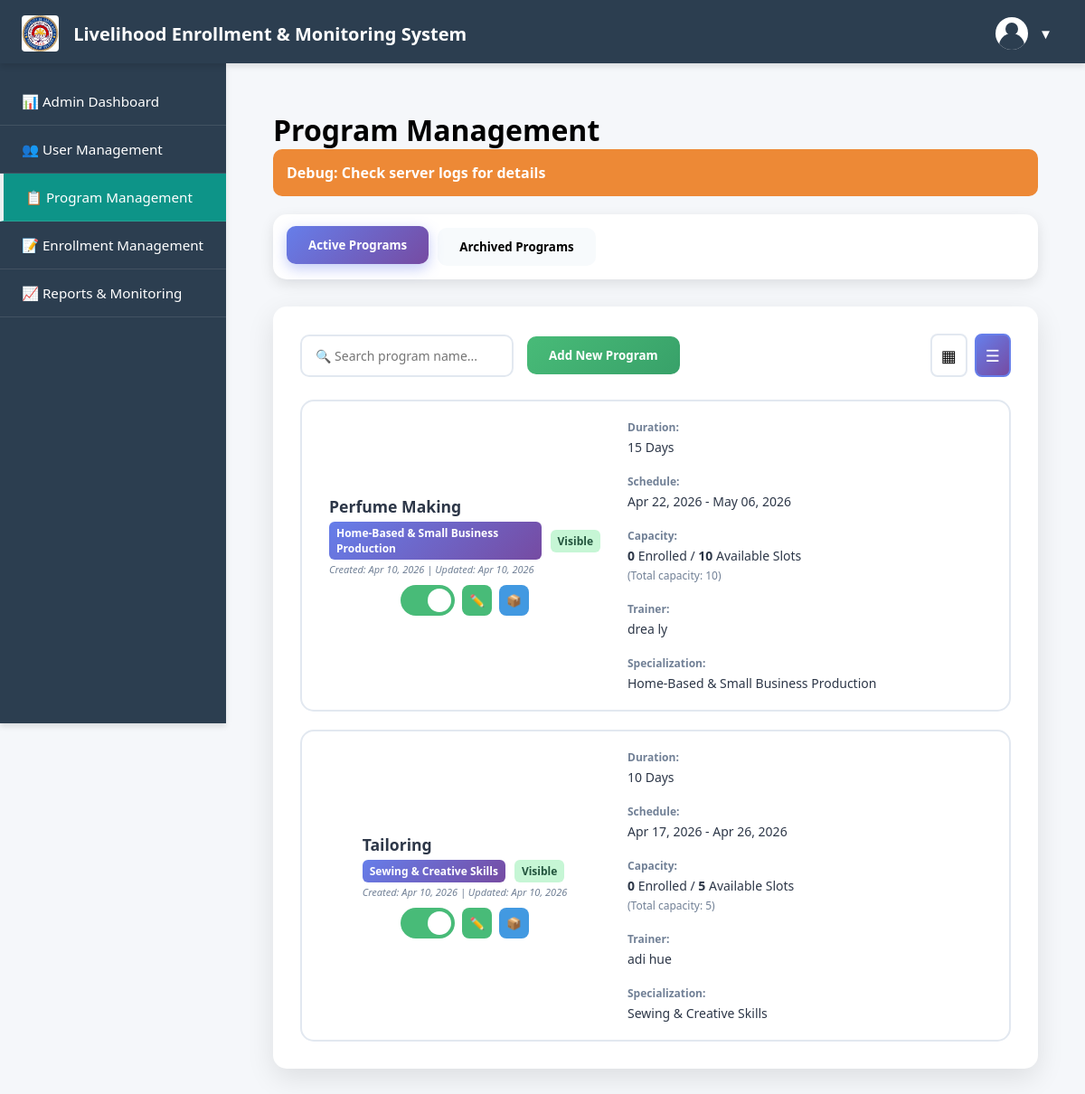
The app's page /admin/program-management.php (signed in) with its own data.
### tables this page shows
CREATE TABLE `programs` (
  `id` int(11) NOT NULL,
  `name` varchar(255) NOT NULL,
  `duration` int(11) NOT NULL DEFAULT 0,
  `durationUnit` varchar(50) NOT NULL DEFAULT 'Days',
  `scheduleStart` date DEFAULT NULL,
  `scheduleEnd` date DEFAULT NULL,
  `trainer_id` int(11) DEFAULT NULL,
  `trainer` varchar(255) DEFAULT NULL,
  `slotsAvailable` int(11) NOT NULL DEFAULT 0,
  `created_at` timestamp NOT NULL DEFAULT current_timestamp(),
  `updated_at` timestamp NOT NULL DEFAULT current_timestamp() ON UPDATE current_timestamp(),
  `other_trainer` text DEFAULT '-',
  `status` enum('active','deactivated') DEFAULT 'active',
  `archived_at` datetime DEFAULT NULL,
  `category_id` int(11) DEFAULT NULL,
  `duration_unit` varchar(50) DEFAULT 'Days',
  `is_archived` tinyint(1) DEFAULT 0,
  `total_slots` int(11) DEFAULT 0,
  `archived` tinyint(1) DEFAULT 0,
  `show_on_index` tinyint(1) DEFAULT 0
);

CREATE TABLE `program_categories` (
  `id` int(11) NOT NULL,
  `name` varchar(100) NOT NULL,
  `specialization` varchar(255) DEFAULT NULL,
  `description` text DEFAULT NULL,
  `created_at` timestamp NOT NULL DEFAULT current_timestamp(),
  `is_default` tinyint(1) DEFAULT 0,
  `status` enum('active','inactive') DEFAULT 'active',
  `updated_at` timestamp NULL DEFAULT current_timestamp() ON UPDATE current_timestamp()
);

### admin/program-management.php (the view, shortened to what this page needs)
<?php
include __DIR__ . '/../db.php';
function getProgramSlots($conn, $program_id) {
    $sql = "SELECT
                COALESCE(total_slots, 0) as total_slots,
                COALESCE(slotsAvailable, 0) as slots_available
            FROM programs WHERE id = ?";
    $stmt = $conn->prepare($sql);
    $stmt->bind_param("i", $program_id);
    $stmt->execute();
    $result = $stmt->get_result();
    $slots = $result->fetch_assoc();
    return [
        'total_slots' => $slots['total_slots'] ?? 0,
        'slots_available' => $slots['slots_available'] ?? 0
    ];
}
function getAvailableSlots($conn, $program_id) {
    $slot_data = getProgramSlots($conn, $program_id);
    $total_slots = $slot_data['total_slots'];
    $enrolled_count = getEnrollmentCount($conn, $program_id);
    $available_slots = $total_slots - $enrolled_count;
    $available_slots = max(0, $available_slots);
    return $available_slots;
}
function getEnrollmentCount($conn, $program_id) {
    $sql = "SELECT COUNT(*) as count FROM enrollments
            WHERE program_id = ? AND enrollment_status IN ('approved', 'pending')";
    $stmt = $conn->prepare($sql);
    $stmt->bind_param("i", $program_id);
    $stmt->execute();
    $result = $stmt->get_result();
    $count = $result->fetch_assoc()['count'];
    return $count;
}
$programs = [];
$result = $conn->query("SELECT p.*, pc.name as category_name, pc.specialization as category_specialization
                        FROM programs p
                        LEFT JOIN program_categories pc ON p.category_id = pc.id
                        WHERE p.status = 'active'
                        ORDER BY p.created_at DESC");
if ($result) {
    while ($row = $result->fetch_assoc()) {
        $row['enrolled_count'] = getEnrollmentCount($conn, $row['id']);
        $slot_data = getProgramSlots($conn, $row['id']);
        $row['totalSlots'] = $slot_data['total_slots'];
        $row['available_slots'] = getAvailableSlots($conn, $row['id']);
        $calculated_available = max(0, $row['totalSlots'] - $row['enrolled_count']);
        $row['slots_out_of_sync'] = ($row['available_slots'] != $calculated_available);
        $programs[] = $row;
    }
} else {
    error_log("Error fetching programs: " . $conn->error);
}
include '../components/header.php';
?>
<!DOCTYPE html>
<html lang="en">
<head>
</head>
<body>
    <div class="container">
        <h1>Program Management</h1>
        <?php if (isset($_SESSION['debug'])): ?>
            <div class="alert alert-warning">Debug: <?= $_SESSION['debug']; unset($_SESSION['debug']); ?></div>
        <?php endif; ?>
        <div class="nav-tabs">
            <button class="nav-tab active" onclick="showSection('active-programs')"> Active Programs</button>
            <button class="nav-tab" onclick="showSection('archived-programs')"> Archived Programs</button>
        </div>
        <div id="active-programs" class="content-section active">
            <div class="filters">
                <input type="text" class="search-input" id="searchInput" placeholder="🔍 Search program name...">
                <button class="add-btn" onclick="openProgramModal()"><span> Add New Program</span></button>
                <div class="view-toggle">
                    <button class="view-btn" onclick="toggleView('card')" id="cardViewBtn" title="Card View">▦</button>
                    <button class="view-btn active" onclick="toggleView('list')" id="listViewBtn" title="List View">☰</button>
                </div>
            </div>
            <div class="program-grid list-view" id="activeProgramsGrid">
                <?php foreach ($programs as $program): ?>
                <div class="program-card" onclick="viewProgram(<?= htmlspecialchars(json_encode($program), ENT_QUOTES, 'UTF-8') ?>)">
                    <div class="program-header">
                        <div>
                            <h3 class="program-title"><?= htmlspecialchars($program['name']) ?></h3>
                            <div style="display: flex; gap: 10px; align-items: center; margin-top: 5px;">
                                <div class="category-badge"><?= !empty($program['category_name']) ? htmlspecialchars($program['category_name']) : 'Uncategorized' ?></div>
                                <div class="index-status <?= $program['show_on_index'] ? 'index-status-on' : 'index-status-off' ?>">
                                    <?= $program['show_on_index'] ? ' Visible' : ' Hidden' ?>
                                </div>
                            </div>
                            <div class="date-info">
                                Created: <?= date('M d, Y', strtotime($program['created_at'])) ?> |
                                Updated: <?= date('M d, Y', strtotime($program['updated_at'])) ?>
                            </div>
                        </div>
                        <div class="program-actions">
                            <label class="switch" onclick="event.stopPropagation();">
                                <span class="slider"></span>
                            </label>
                            <button class="action-btn edit-btn"
                                    onclick="event.stopPropagation(); editProgram(<?= htmlspecialchars(json_encode($program), ENT_QUOTES, 'UTF-8') ?>)"
                                    title="Edit"
                                    <?= $program['enrolled_count'] > 0 ? 'disabled style="opacity: 0.5; cursor: not-allowed;"' : '' ?>>
                                ✏️
                            </button>
                            <button class="action-btn archive-btn" onclick="event.stopPropagation(); archiveProgram(<?= $program['id'] ?>)" title="Archive">📦</button>
                        </div>
                    </div>
                    <div class="program-details">
                        <div class="detail-row"><span>Duration:</span><span><?= $program['duration'] ?> Days</span></div>
                        <div class="detail-row"><span>Schedule:</span><span><?= date('M d, Y', strtotime($program['scheduleStart'])) ?> - <?= date('M d, Y', strtotime($program['scheduleEnd'])) ?></span></div>
                        <div class="detail-row">
                            <span>Capacity:</span>
                            <span>
                                <strong><?= $program['enrolled_count'] ?></strong> Enrolled /
                                <strong><?= $program['available_slots'] ?></strong> Available Slots
                                <div class="slot-info">(Total capacity: <?= $program['totalSlots'] ?>)</div>
                            </span>
                        </div>
                        <div class="detail-row"><span>Trainer:</span><span><?= !empty($program['trainer']) ? htmlspecialchars($program['trainer']) : '<em style="color: #a0aec0;">No trainer assigned</em>' ?></span></div>
                        <?php if (!empty($program['category_specialization'])): ?>
                        <div class="detail-row"><span>Specialization:</span><span><?= htmlspecialchars($program['category_specialization']) ?></span></div>
                        <?php endif; ?>
                    </div>
                </div>
                <?php endforeach; ?>
            </div>
        </div>
    </div>
</body>
</html>

### components/header.php (shortened to what this page needs)
<!DOCTYPE html>
<html lang="en">
<head>
</head>
<body>
  <header class="header">
    <div class="header-left">
      <img src="../css/logo2.jpg" alt="LEMS Logo" class="logo">
      <h1 class="title">
        <span class="full-title">Livelihood Enrollment & Monitoring System</span>
      </h1>
    </div>
    <div class="header-right">
      <div class="profile-dropdown">
        <button id="profileBtn">
          <div class="user-icon"></div>
          <span>▼</span>
        </button>
      </div>
    </div>
  </header>
  <nav id="sidebar" class="sidebar" aria-label="Main navigation">
    <?php
    $current_page = basename($_SERVER['PHP_SELF']);
    ?>
    <a href="dashboard.php" class="<?= $current_page === 'dashboard.php' ? 'active' : '' ?>">📊 Admin Dashboard</a>
    <a href="user-management.php" class="<?= $current_page === 'user-management.php' ? 'active' : '' ?>">👥 User Management</a>
    <a href="program-management.php" class="<?= $current_page === 'program-management.php' ? 'active' : '' ?>">📋 Program Management</a>
    <a href="enrollment-management.php" class="<?= $current_page === 'enrollment-management.php' ? 'active' : '' ?>">📝 Enrollment Management</a>
    <a href="reports_monitoring.php" class="<?= $current_page === 'reports_monitoring.php' ? 'active' : '' ?>">📈 Reports & Monitoring</a>
  </nav>
  <main class="main-content">

### components/header.php (style rules this page uses)
* { margin: 0; padding: 0; box-sizing: border-box; font-family: 'Segoe UI', Tahoma, Geneva, Verdana, sans-serif; }
:root { --primary: #2c3e50; --secondary: #3498db; --accent: #e74c3c; --light: #ecf0f1; --dark: #2c3e50; --success: #2ecc71; --warning: #f39c12; --danger: #e74c3c; --gray: #95a5a6; --active: #0d9488; --shadow: 0 4px 6px rgba(0, 0, 0, 0.1); }
body { background-color: #f5f7fa; min-height: 100vh; }
.header { display: grid; grid-template-columns: 1fr 1fr; align-items: center; background-color: var(--primary); color: white; padding: 0.75rem 1.5rem; box-shadow: var(--shadow); position: sticky; top: 0; z-index: 1000; height: 70px; }
.header-left { display: flex; align-items: center; gap: 1rem; }
.header-right { display: flex; justify-content: flex-end; align-items: center; gap: 1.5rem; }
.logo { height: 40px; width: auto; border-radius: 4px; object-fit: contain; }
.title { font-size: 1.25rem; font-weight: 600; white-space: nowrap; overflow: hidden; text-overflow: ellipsis; position: relative; }
.full-title { display: inline; }
#profileBtn { background: none; border: none; color: white; cursor: pointer; padding: 0.5rem 0.75rem; border-radius: 8px; transition: background-color 0.3s; display: flex; align-items: center; gap: 0.75rem; font-size: 0.95rem; height: 50px; }
.user-icon { width: 36px; height: 36px; border-radius: 50%; background: white; display: flex; align-items: center; justify-content: center; position: relative; overflow: hidden; flex-shrink: 0; }
.user-icon::before { content: ''; position: absolute; width: 14px; height: 14px; background: var(--primary); border-radius: 50%; top: 6px; }
.user-icon::after { content: ''; position: absolute; width: 28px; height: 28px; background: var(--primary); border-radius: 50%; bottom: -10px; }
.profile-dropdown { position: relative; }
.sidebar { position: fixed; left: 0; top: 70px; height: calc(100vh - 70px); width: 250px; background-color: var(--primary); box-shadow: var(--shadow); padding-top: 1rem; transform: translateX(0); transition: transform 0.3s ease; z-index: 999; overflow-y: auto; }
.sidebar a { display: flex; align-items: center; gap: 0.75rem; padding: 1rem 1.5rem; color: white; text-decoration: none; border-bottom: 1px solid rgba(255, 255, 255, 0.1); transition: all 0.2s; font-size: 0.95rem; }
.sidebar a.active { background-color: var(--active); border-left: 4px solid var(--light); }
.main-content { margin-left: 250px; padding: 2rem; min-height: calc(100vh - 70px); transition: margin-left 0.3s ease; }

### records on screen
programs: name "Perfume Making", category.name "Home-Based & Small Business Production", show_on_index "Visible", created_at "Apr 10, 2026", updated_at "Apr 10, 2026", duration "15", scheduleStart "Apr 22, 2026", scheduleEnd "May 06, 2026", enrolled_count "0", available_slots "10", total_slots "10", trainer "drea ly", category.specialization "Home-Based & Small Business Production"
programs: name "Tailoring", category.name "Sewing & Creative Skills", show_on_index "Visible", created_at "Apr 10, 2026", updated_at "Apr 10, 2026", duration "10", scheduleStart "Apr 17, 2026", scheduleEnd "Apr 26, 2026", enrolled_count "0", available_slots "5", total_slots "5", trainer "adi hue", category.specialization "Sewing & Creative Skills"

### other values on screen
$_SESSION['debug'] "Check server logs for details"
